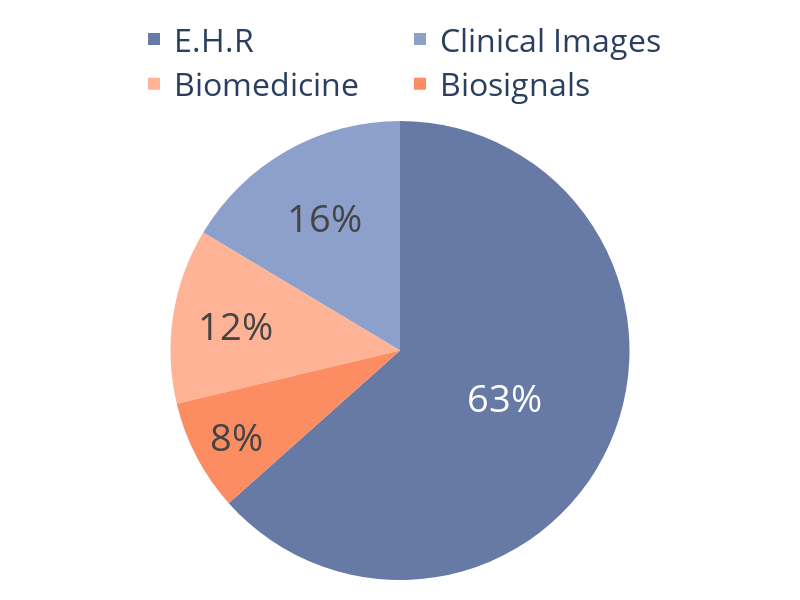

The code cell stored with this chart in its notebook:
### Code cell
import plotly.graph_objects as go
from collections import Counter
import plotly.express as px

def plot_topic_distribution(df, width=800, height=600, text_size=14, legend_font_size=12, save_path=None, save_scale=3):
    # Calculate topic distribution
    topic_counts = Counter(df['topic'])
    total = len(df)
    
    # Sort topics by count (descending order)
    sorted_topics = sorted(topic_counts.items(), key=lambda x: x[1], reverse=True)
    
    # Separate labels and values
    labels = [topic for topic, _ in sorted_topics]
    values = [count for _, count in sorted_topics]
    
    # Calculate percentages
    percentages = [count / total * 100 for count in values]
    
    # Create custom text for labels
    custom_text = [f'{p:.0f}%' for p in percentages]
    
    # Get Set2 color palette
    # set2_colors = px.colors.sequential.RdBu[5:]
    # set2_colors = ['#0d7d87', '#c31e23', '#99c6cc', '#ff5a5e']
    # set2_colors = px.colors.qualitative.Set2[:len(labels)]
    set2_colors = ["#2066a8", "#3594cc", "#8cc5e3"]
    set2_colors = px.colors.sequential.Blues[3:7]
    set2_colors = px.colors.sequential.Teal_r[3:7]
    color_palette = [
    'rgb(252,141,98)',   # Orange
    'rgb(255,179,150)',  # Lighter Orange (new color)
    'rgb(141,160,203)',  # Grayish-blue
    'rgb(103,122,165)',  # Darker Grayish-Blue
        # 'rgb(28,144,153)'    # Deeper Teal (accent color)
    ]
        
    color_palette = color_palette[::-1]
    set2_colors = color_palette
    # Create the pie chart with Set2 colors
    fig = go.Figure(data=[go.Pie(
        labels=labels,
        values=values,
        text=custom_text,
        textposition='inside',
        textfont_size=text_size,
        hovertemplate="%{label}: %{text}<extra></extra>",
        marker=dict(colors=set2_colors[:len(labels)])  # Use Set2 colors
    )])
    
    fig.update_traces(textinfo='text')
    fig.update_layout(
        width=width,
        height=height,
        legend=dict(
            orientation="h",
            yanchor="bottom",
            y=1.02,
            xanchor="center",
            x=0.5,
            font=dict(size=legend_font_size)
        ),
        margin=dict(t=80, b=20, l=20, r=20)
    )
    
    fig.show()
    
    if save_path:
        fig.write_image(save_path, scale=save_scale)
        print(f"Pie chart saved as '{save_path}'")
    
    # Print the percentages
    for topic, percentage in zip(labels, percentages):
        print(f"{topic}: {percentage:.0f}%")

# Usage:
plot_topic_distribution(main_df, text_size=38, legend_font_size=32, save_path="figures/general/topic_distribution_piechart.png")

### Figure 1 — Plotly figure (JSON) as saved in the notebook; plotly's stock layout.template omitted (floating-point values rounded to 4 significant figures)
{"data": [{"hovertemplate": "%{label}: %{text}<extra></extra>", "labels": ["E.H.R", "Clinical Images", "Biomedicine", "Biosignals"], "marker": {"colors": ["rgb(103,122,165)", "rgb(141,160,203)", "rgb(255,179,150)", "rgb(252,141,98)"]}, "text": ["63%", "16%", "12%", "8%"], "textfont": {"size": 38}, "textinfo": "text", "textposition": "inside", "type": "pie", "values": [1655, 428, 322, 205]}], "layout": {"height": 600, "legend": {"font": {"size": 32}, "orientation": "h", "x": 0.5, "xanchor": "center", "y": 1.02, "yanchor": "bottom"}, "margin": {"b": 20, "l": 20, "r": 20, "t": 80}, "width": 800}}
